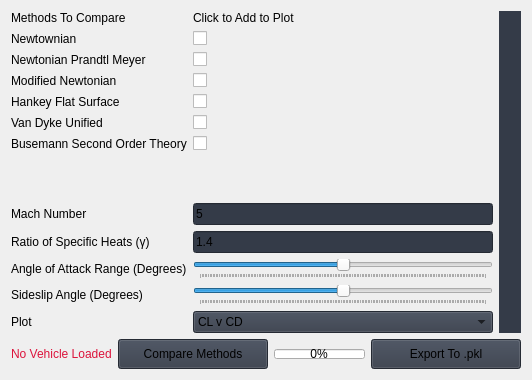
                     <widget class="QWidget" name="comparemethods">
                      <layout class="QVBoxLayout" name="verticalLayout_26">
                       <item>
                        <layout class="QVBoxLayout" name="verticalLayout_24">
                         <item>
                          <layout class="QHBoxLayout" name="horizontalLayout_8" stretch="1,1">
                           <item>
                            <layout class="QFormLayout" name="MethodsForm">
                             <item row="0" column="0">
                              <widget class="QLabel" name="label_12">
                               <property name="text">
                                <string>Methods To Compare</string>
                               </property>
                              </widget>
                             </item>
                             <item row="0" column="1">
                              <widget class="QLabel" name="label_19">
                               <property name="text">
                                <string>Click to Add to Plot</string>
                               </property>
                              </widget>
                             </item>
                             <item row="1" column="0">
                              <widget class="QLabel" name="label_13">
                               <property name="text">
                                <string>Newtownian</string>
                               </property>
                              </widget>
                             </item>
                             <item row="1" column="1">
                              <widget class="QCheckBox" name="comp_newtonian">
                               <property name="text">
                                <string/>
                               </property>
                              </widget>
                             </item>
                             <item row="2" column="0">
                              <widget class="QLabel" name="label_14">
                               <property name="text">
                                <string>Newtonian Prandtl Meyer</string>
                               </property>
                              </widget>
                             </item>
                             <item row="2" column="1">
                              <widget class="QCheckBox" name="comp_npm">
                               <property name="text">
                                <string/>
                               </property>
                              </widget>
                             </item>
                             <item row="3" column="0">
                              <widget class="QLabel" name="label_15">
                               <property name="text">
                                <string>Modified Newtonian</string>
                               </property>
                              </widget>
                             </item>
                             <item row="3" column="1">
                              <widget class="QCheckBox" name="comp_mn">
                               <property name="text">
                                <string/>
                               </property>
                              </widget>
                             </item>
                             <item row="4" column="0">
                              <widget class="QLabel" name="label_16">
                               <property name="text">
                                <string>Hankey Flat Surface</string>
                               </property>
                              </widget>
                             </item>
                             <item row="4" column="1">
                              <widget class="QCheckBox" name="comp_hankey">
                               <property name="text">
                                <string/>
                               </property>
                              </widget>
                             </item>
                             <item row="5" column="0">
                              <widget class="QLabel" name="label_17">
                               <property name="text">
                                <string>Van Dyke Unified</string>
                               </property>
                              </widget>
                             </item>
                             <item row="5" column="1">
                              <widget class="QCheckBox" name="comp_vandyke">
                               <property name="text">
                                <string/>
                               </property>
                              </widget>
                             </item>
                             <item row="6" column="0">
                              <widget class="QLabel" name="label_18">
                               <property name="text">
                                <string>Busemann Second Order Theory</string>
                               </property>
                              </widget>
                             </item>
                             <item row="6" column="1">
                              <widget class="QCheckBox" name="comp_busemann">
                               <property name="text">
                                <string/>
                               </property>
                              </widget>
                             </item>
                             <item row="7" column="0">
                              <spacer name="verticalSpacer_4">
                               <property name="orientation">
                                <enum>Qt::Vertical</enum>
                               </property>
                               <property name="sizeHint" stdset="0">
                                <size>
                                 <width>20</width>
                                 <height>40</height>
                                </size>
                               </property>
                              </spacer>
                             </item>
                             <item row="10" column="0">
                              <widget class="QLabel" name="label_21">
                               <property name="text">
                                <string>Angle of Attack Range (Degrees)</string>
                               </property>
                              </widget>
                             </item>
                             <item row="10" column="1">
                              <widget class="QSlider" name="aoa_slider">
                               <property name="minimumSize">
                                <size>
                                 <width>300</width>
                                 <height>0</height>
                                </size>
                               </property>
                               <property name="minimum">
                                <number>-90</number>
                               </property>
                               <property name="maximum">
                                <number>90</number>
                               </property>
                               <property name="sliderPosition">
                                <number>0</number>
                               </property>
                               <property name="orientation">
                                <enum>Qt::Horizontal</enum>
                               </property>
                               <property name="invertedAppearance">
                                <bool>false</bool>
                               </property>
                               <property name="invertedControls">
                                <bool>false</bool>
                               </property>
                               <property name="tickPosition">
                                <enum>QSlider::TicksBelow</enum>
                               </property>
                               <property name="tickInterval">
                                <number>1</number>
                               </property>
                              </widget>
                             </item>
                             <item row="11" column="0">
                              <widget class="QLabel" name="label_22">
                               <property name="text">
                                <string>Sideslip Angle (Degrees)</string>
                               </property>
                              </widget>
                             </item>
                             <item row="11" column="1">
                              <widget class="QSlider" name="sideslip_slider">
                               <property name="minimumSize">
                                <size>
                                 <width>300</width>
                                 <height>0</height>
                                </size>
                               </property>
                               <property name="minimum">
                                <number>-90</number>
                               </property>
                               <property name="maximum">
                                <number>90</number>
                               </property>
                               <property name="orientation">
                                <enum>Qt::Horizontal</enum>
                               </property>
                               <property name="tickPosition">
                                <enum>QSlider::TicksBelow</enum>
                               </property>
                               <property name="tickInterval">
                                <number>1</number>
                               </property>
                              </widget>
                             </item>
                             <item row="12" column="0">
                              <widget class="QLabel" name="label_20">
                               <property name="text">
                                <string>Plot</string>
                               </property>
                              </widget>
                             </item>
                             <item row="12" column="1">
                              <widget class="QComboBox" name="Compare_PlotName">
                               <property name="sizePolicy">
                                <sizepolicy hsizetype="Expanding" vsizetype="Fixed">
                                 <horstretch>0</horstretch>
                                 <verstretch>0</verstretch>
                                </sizepolicy>
                               </property>
                               <property name="minimumSize">
                                <size>
                                 <width>300</width>
                                 <height>0</height>
                                </size>
                               </property>
                               <property name="styleSheet">
                                <string notr="true">background-color: rgb(52, 59, 72); selection-background-color: rgb(189, 147, 249);</string>
                               </property>
                               <item>
                                <property name="text">
                                 <string>CL v CD</string>
                                </property>
                               </item>
                               <item>
                                <property name="text">
                                 <string>AoA v CL</string>
                                </property>
                               </item>
                               <item>
                                <property name="text">
                                 <string>AoA v CD</string>
                                </property>
                               </item>
                               <item>
                                <property name="text">
                                 <string>AoA v Cy'</string>
                                </property>
                               </item>
                               <item>
                                <property name="text">
                                 <string>AoA v Cx</string>
                                </property>
                               </item>
                               <item>
                                <property name="text">
                                 <string>AoA v Cy</string>
                                </property>
                               </item>
                               <item>
                                <property name="text">
                                 <string>AoA v Cz</string>
                                </property>
                               </item>
                               <item>
                                <property name="text">
                                 <string>AoA v Cmx</string>
                                </property>
                               </item>
                               <item>
                                <property name="text">
                                 <string>AoA v Cmy</string>
                                </property>
                               </item>
                               <item>
                                <property name="text">
                                 <string>AoA v Cmz</string>
                                </property>
                               </item>
                               <item>
                                <property name="text">
                                 <string>Sideslip v CL</string>
                                </property>
                               </item>
                               <item>
                                <property name="text">
                                 <string>Sideslip v CD</string>
                                </property>
                               </item>
                               <item>
                                <property name="text">
                                 <string>Sideslip v Cy'</string>
                                </property>
                               </item>
                               <item>
                                <property name="text">
                                 <string>Sideslip v Cx</string>
                                </property>
                               </item>
                               <item>
                                <property name="text">
                                 <string>Sideslip v Cy</string>
                                </property>
                               </item>
                               <item>
                                <property name="text">
                                 <string>Sideslip v Cz</string>
                                </property>
                               </item>
                               <item>
                                <property name="text">
                                 <string>Sideslip v Cmx</string>
                                </property>
                               </item>
                               <item>
                                <property name="text">
                                 <string>Sideslip v Cmy</string>
                                </property>
                               </item>
                               <item>
                                <property name="text">
                                 <string>Sideslip v Cmz</string>
                                </property>
                               </item>
                              </widget>
                             </item>
                             <item row="8" column="0">
                              <widget class="QLabel" name="label_23">
                               <property name="text">
                                <string>Mach Number</string>
                               </property>
                              </widget>
                             </item>
                             <item row="9" column="0">
                              <widget class="QLabel" name="label_24">
                               <property name="text">
                                <string>Ratio of Specific Heats (γ)</string>
                               </property>
                              </widget>
                             </item>
                             <item row="8" column="1">
                              <widget class="QLineEdit" name="compare_MachNumber">
                               <property name="styleSheet">
                                <string notr="true">background-color: rgb(52, 59, 72); selection-background-color: rgb(189, 147, 249);</string>
                               </property>
                               <property name="text">
                                <string>5</string>
                               </property>
                              </widget>
                             </item>
                             <item row="9" column="1">
                              <widget class="QLineEdit" name="Compare_gamma">
                               <property name="styleSheet">
                                <string notr="true">background-color: rgb(52, 59, 72); selection-background-color: rgb(189, 147, 249);</string>
                               </property>
                               <property name="text">
                                <string>1.4</string>
                               </property>
                              </widget>
                             </item>
                            </layout>
                           </item>
                           <item>
                            <widget class="MplCanvas2D" name="comparison_plot" native="true">
                             <property name="styleSheet">
                              <string notr="true">background-color: rgb(52, 59, 72);</string>
                             </property>
                            </widget>
                           </item>
                          </layout>
                         </item>
                         <item>
                          <layout class="QHBoxLayout" name="horizontalLayout_13">
                           <item>
                            <widget class="QLabel" name="compare_vehiclestatus">
                             <property name="sizePolicy">
                              <sizepolicy hsizetype="Expanding" vsizetype="Preferred">
                               <horstretch>0</horstretch>
                               <verstretch>0</verstretch>
                              </sizepolicy>
                             </property>
                             <property name="styleSheet">
                              <string notr="true">color: rgb(220,20,60)</string>
                             </property>
                             <property name="text">
                              <string>No Vehicle Loaded</string>
                             </property>
                            </widget>
                           </item>
                           <item>
                            <widget class="QPushButton" name="btn_compareMethods">
                             <property name="sizePolicy">
                              <sizepolicy hsizetype="Minimum" vsizetype="Preferred">
                               <horstretch>0</horstretch>
                               <verstretch>0</verstretch>
                              </sizepolicy>
                             </property>
                             <property name="minimumSize">
                              <size>
                               <width>150</width>
                               <height>30</height>
                              </size>
                             </property>
                             <property name="maximumSize">
                              <size>
                               <width>150</width>
                               <height>16777215</height>
                              </size>
                             </property>
                             <property name="styleSheet">
                              <string notr="true">background-color: rgb(52, 59, 72);</string>
                             </property>
                             <property name="text">
                              <string>Compare Methods</string>
                             </property>
                            </widget>
                           </item>
                           <item>
                            <widget class="QProgressBar" name="exportcompare_progress">
                             <property name="maximumSize">
                              <size>
                               <width>16777215</width>
                               <height>10</height>
                              </size>
                             </property>
                             <property name="styleSheet">
                              <string notr="true">QProgressBar::chunk{background:  rgb(189, 147, 249); border-radius: 5px; }</string>
                             </property>
                             <property name="value">
                              <number>0</number>
                             </property>
                             <property name="alignment">
                              <set>Qt::AlignCenter</set>
                             </property>
                            </widget>
                           </item>
                           <item>
                            <widget class="QPushButton" name="compare_export_csv">
                             <property name="minimumSize">
                              <size>
                               <width>150</width>
                               <height>30</height>
                              </size>
                             </property>
                             <property name="styleSheet">
                              <string notr="true">background-color: rgb(52, 59, 72);</string>
                             </property>
                             <property name="text">
                              <string>Export To .pkl</string>
                             </property>
                            </widget>
                           </item>
                          </layout>
                         </item>
                        </layout>
                       </item>
                      </layout>
                     </widget>
